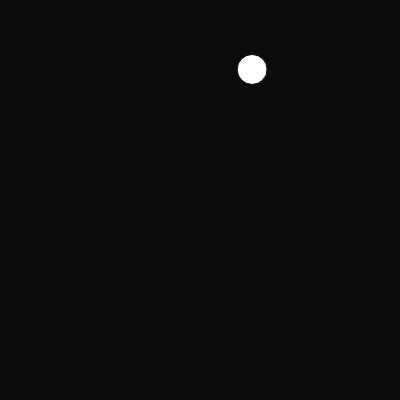
Frame 1 (no input)
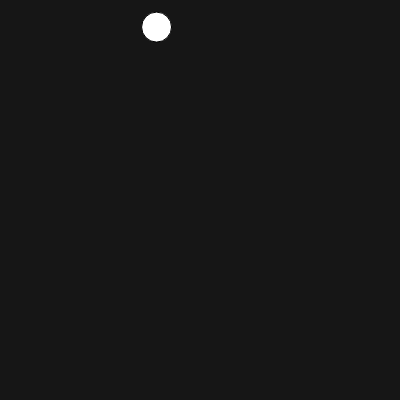
Frame 60 (no input)
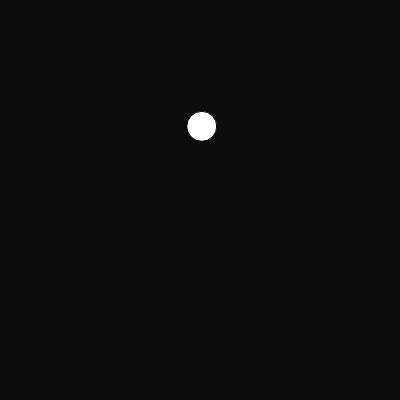
Frame 120 (the mouse pressed at the canvas centre since frame 60)

The p5.js sketch that drew these frames (run headless with seeded random() and noise() and a simulated clock; from frame 60 on, the mouse is pressed at the canvas centre):

// p5.js sketch
// ── sketch.js

function setup() {

    createCanvas( 400, 400 );

    randomSeed( 5 );
    // give me a number between 0 - 100
    let rando = random( 0, 100 );
    console.log( rando );

    // give me a number between 0 - 1
    let rando2 = random( 0, 1 );
    console.log( rando2  );

}

function draw() {

    randomSeed( frameCount * 500 );
    // pick a random number EVERY draw loop
    let b = random( 25 );
    console.log( b );
    //
    background( b );

    let x = random( width );
    let y = random( height );

    ellipse( x, y, 30, 30 );




}
